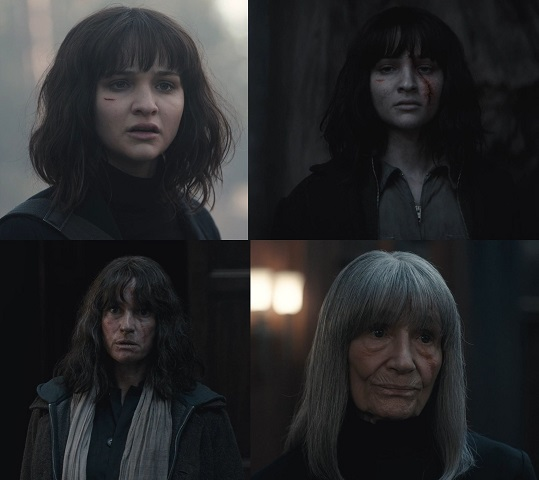
#> input picture 1.jpg, 539 x 480 px
$ python Face_detector.py
#> lines starting #> are read from the running program, lines starting #| are printed output that depends on the picture; after the words box and inside, x2 and y2 are one past the last pixel; in counts of white or black regions, pixels touching at a corner belong together
import cv2
from random import randrange
# from PIL import Image

#load some pre-trained data on face frontals from opencv (haar cascade algorithm)
trained_face_data = cv2.CascadeClassifier("haarcascade_frontalface_default.xml")

#choose an image to detect faces
img = cv2.imread("1.jpg")
#> img is the input picture: shape (480, 539, 3); mean B, G, R 42.4, 40.9, 40.3

#must convert it to grayscale
# grayscaled_img = cv2.cvtColor(img, cv2.COLOR_BGR2GRAY)

#detect faces
face_coordinates = trained_face_data.detectMultiScale(img) #use grayscaled_img if converted the image
#> face_coordinates = [[89, 283, 76, 76], [358, 28, 99, 99], [85, 41, 118, 118], [333, 281, 139, 139]]

# draw rectangles around faces
# (x , y , w , h) = face_coordinates[0] #(for a single face detection)
for (x,y,w,h) in face_coordinates:
    cv2.rectangle(img, (x,y),(x+w,y+h),(randrange(256),randrange(256),randrange(256)),1)
#> this loop made 4 passes
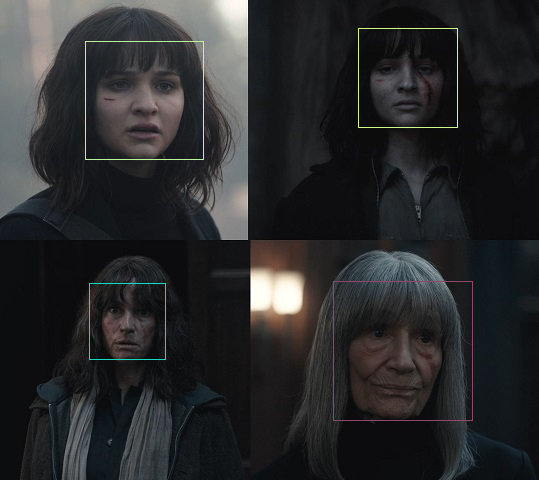
#> img: shape (480, 539, 3); 0.67% of pixels changed, all inside (x1, y1, x2, y2) = (85, 28, 473, 421)
    #can directly use digits instead of randrange

# print(face_coordinates)


# Display the image with faces
cv2.imshow("Image 1",img)
cv2.waitKey()
